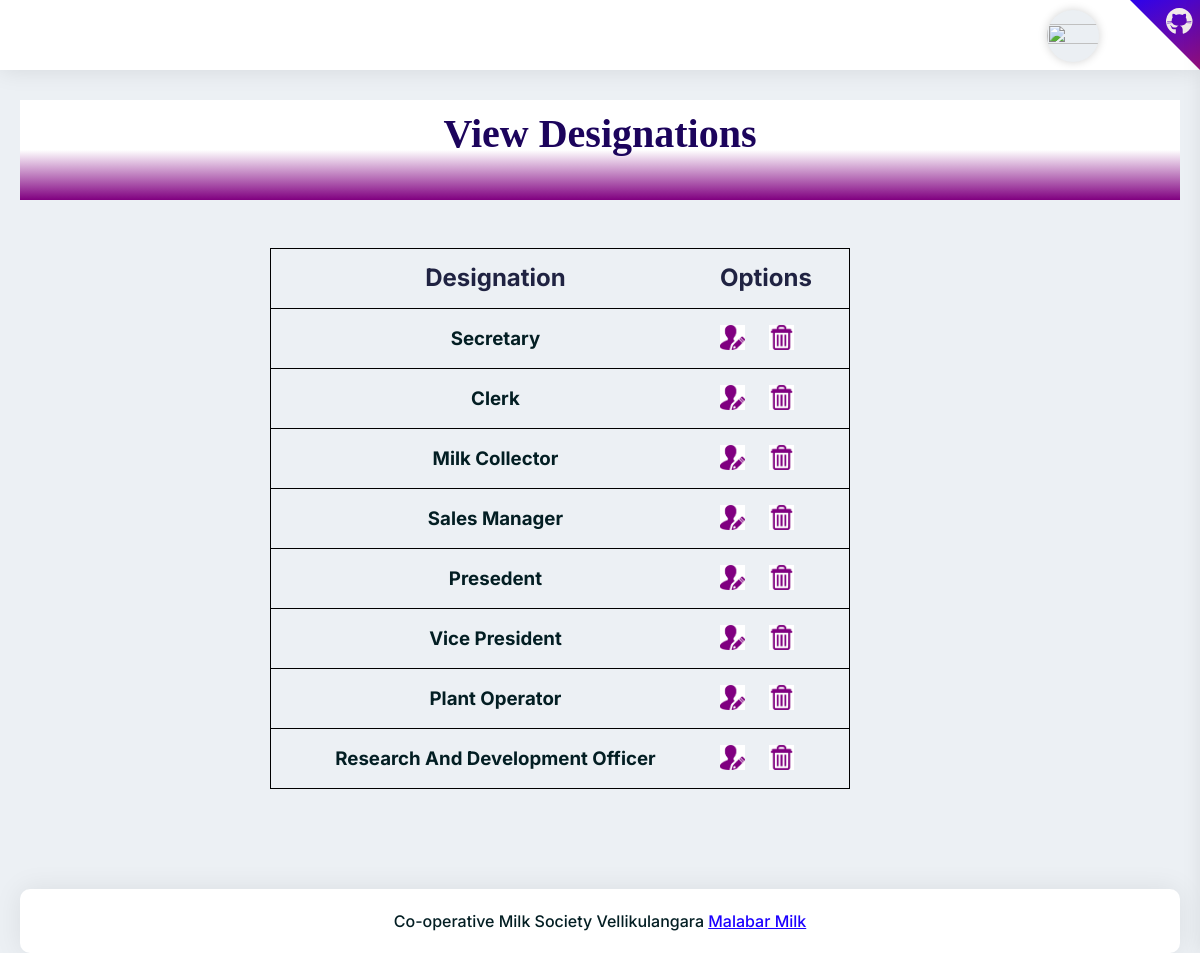
Screenshot of /adminapp/postdisplay/ with the database file from the repository.
### adminapp/models.py (models this page shows)
class postdb(models.Model):
    Designation = models.CharField(max_length=100, null=True, blank=True)

### adminapp/views.py (the view)
# urls.py: path('postdisplay/', views.postdisplay, name="postdisplay"),
def postdisplay(req):
    data = postdb.objects.all()
    return render(req, "displaypost.html", {'data':data})

### adminapp/templates/displaypost.html (shortened to what this page needs)
<!DOCTYPE html>
{% extends 'adminhome.html' %}
{% load static %}
{% block content %}
<html lang="en">
<head>
</head>
<body>
<div style="background-image:linear-gradient(white 50%,purple);height:100px;border:hidden;width:100%;">
            <h1 style="color:rgb(28, 4, 92);font-family: 'Times New Roman', Times, serif;
            font-weight: bold;padding-top:10px;text-align:center;">
           View Designations</h1></div><br><br>
<table width="50%" style="margin-left:250px;border:1px solid black;margin-bottom:20px;">
    <tr style="border:1px solid black;height:60px;">
        <th style="text-align:center;"><h4>Designation</h4></th>
        <th><h4>Options</h4></th>
    </tr>
    {% for i in data %}
    <tr style="border:1px solid black;height:60px;">
        <td style="text-align:center;">{{i.Designation}}</td>
        <td>
            <a href="{% url 'editpost' dataid=i.id %}" ><img src="{% static 'src/images/editpurple.png' %}" width="25px" height="25px"> </a>
          <a href="{% url 'postdelete' dataid=i.id %}" ><img style="margin-left:20px;" src="{% static 'src/images/dltpurple.png' %}" width="25px" height="25px"></a>
        </td>
    </tr>
    {% endfor %}
</table>
</body>
</html>
{% endblock %}

### adminapp/templates/displaypost.html (style rules this page uses)
td { font-size:14pt; font-weight:bold; }

### rows the page displays
postdb: Designation "Secretary"
postdb: Designation "Clerk"
postdb: Designation "Milk Collector"
postdb: Designation "Sales Manager"
postdb: Designation "Presedent"
postdb: Designation "Vice President"
postdb: Designation "Plant Operator"
postdb: Designation "Research And Development Officer"
